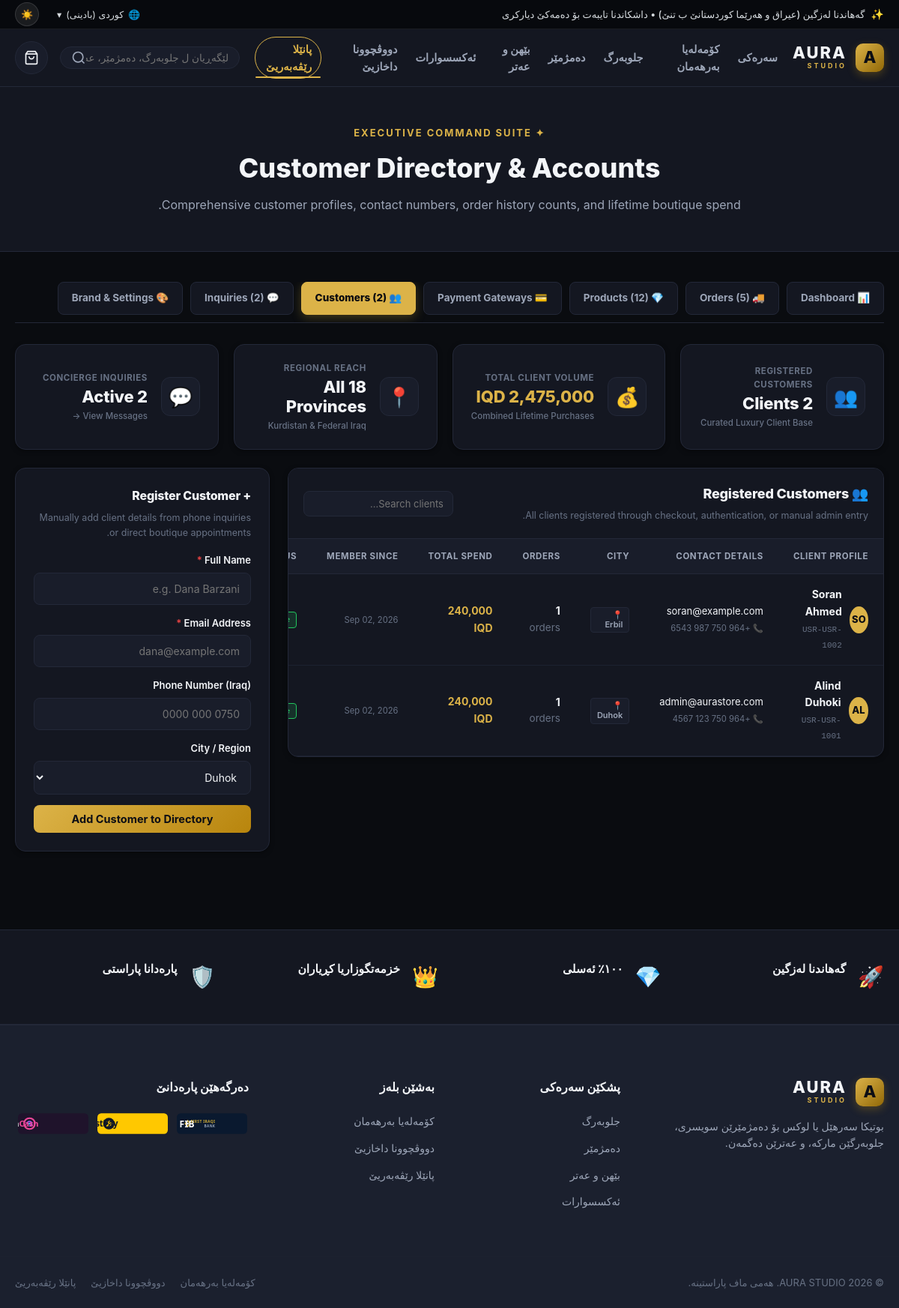
/admin/users.php?lang=ku, run on the app's committed database.
### tables this page shows
CREATE TABLE `users` (
  `id` INT UNSIGNED NOT NULL AUTO_INCREMENT,
  `user_code` VARCHAR(64) NOT NULL UNIQUE,
  `name` VARCHAR(255) NOT NULL,
  `email` VARCHAR(255) NOT NULL UNIQUE,
  `password_hash` VARCHAR(255) NOT NULL,
  `phone` VARCHAR(64) DEFAULT NULL,
  `city` VARCHAR(100) DEFAULT NULL,
  `address` TEXT DEFAULT NULL,
  `role` VARCHAR(50) NOT NULL DEFAULT "customer",
  `created_at` TIMESTAMP NOT NULL DEFAULT CURRENT_TIMESTAMP,
  PRIMARY KEY (`id`),
  KEY `idx_email` (`email`)
);

### database/db.php (called while the page is built, shortened)
<?php
function get_mysql_pdo() {
    static $pdo = null;
    if ($pdo !== null) {
        return $pdo;
    }
    try {
        $dsn = "mysql:host=" . MYSQL_HOST . ";port=" . MYSQL_PORT . ";dbname=" . MYSQL_DBNAME . ";charset=utf8mb4";
        $options = [
            PDO::ATTR_ERRMODE            => PDO::ERRMODE_EXCEPTION,
            PDO::ATTR_DEFAULT_FETCH_MODE => PDO::FETCH_ASSOC,
            PDO::ATTR_EMULATE_PREPARES   => false,
            PDO::ATTR_TIMEOUT            => 5,
        ];
        $pdo = new PDO($dsn, MYSQL_USER, MYSQL_PASSWORD, $options);
        return $pdo;
    } catch (Exception $e) {
        return null;
    }
}
function get_all_users() {
    $pdo = get_mysql_pdo();
    try {
        $stmt = $pdo->query("SELECT * FROM users ORDER BY id DESC");
        $rows = $stmt->fetchAll();
        $users = [];
        foreach ($rows as $r) {
            $users[] = [
                'id' => $r['user_code'],
                'name' => $r['name'],
                'email' => $r['email'],
                'password_hash' => $r['password_hash'],
                'role' => $r['role'],
                'phone' => $r['phone'],
                'city' => $r['city'],
                'address' => $r['address'],
                'created_at' => $r['created_at']
            ];
        }
        return $users;
    } catch (Exception $e) {
        return [];
    }
}
?>

### admin/users.php (the view, shortened to what this page needs)
<?php
require_once __DIR__ . '/../database/db.php';
$ordersList = get_all_orders();
$usersList = get_all_users();
$inquiriesList = get_all_inquiries();
$totalCustomerSpend = 0;
foreach ($ordersList as $o) {
    $totalCustomerSpend += ($o['total'] ?? 0);
}
require_once __DIR__ . '/../header.php';
?>
<div class="page-banner">
    <div class="container">
        <div class="page-banner-content">
            <span class="section-kicker">✦ Executive Command Suite</span>
            <h1 class="page-banner-title">Customer Directory & Accounts</h1>
            <p class="page-banner-subtitle">
                Comprehensive customer profiles, contact numbers, order history counts, and lifetime boutique spend.
            </p>
        </div>
    </div>
</div>
<section class="admin-section" style="padding: 40px 0 80px;">
    <div class="container">
        <?php require_once __DIR__ . '/nav.php'; ?>
        <div class="admin-metrics-grid" style="margin-bottom:24px;">
            <div class="admin-metric-card">
                <span class="m-icon">👥</span>
                <div class="m-info">
                    <span class="m-label">Registered Customers</span>
                    <strong class="m-value"><?php echo count($usersList); ?> Clients</strong>
                    <span class="iqd-price-pill">Curated Luxury Client Base</span>
                </div>
            </div>
            <div class="admin-metric-card">
                <span class="m-icon">💰</span>
                <div class="m-info">
                    <span class="m-label">Total Client Volume</span>
                    <strong class="m-value text-primary"><?php echo number_format($totalCustomerSpend); ?> IQD</strong>
                    <span class="iqd-price-pill">Combined Lifetime Purchases</span>
                </div>
            </div>
            <div class="admin-metric-card">
                <span class="m-icon">📍</span>
                <div class="m-info">
                    <span class="m-label">Regional Reach</span>
                    <strong class="m-value">All 18 Provinces</strong>
                    <span class="iqd-price-pill">Kurdistan & Federal Iraq</span>
                </div>
            </div>
            <div class="admin-metric-card">
                <span class="m-icon">💬</span>
                <div class="m-info">
                    <span class="m-label">Concierge Inquiries</span>
                    <strong class="m-value"><?php echo count($inquiriesList); ?> Active</strong>
                    <span class="iqd-price-pill"><a href="/admin/inquiries.php" style="color:inherit;">View Messages →</a></span>
                </div>
            </div>
        </div>
        <div style="display:grid; grid-template-columns:1fr 340px; gap:24px; align-items:start;">
            <div class="admin-table-card">
                <div class="admin-header-row" style="display:flex; justify-content:space-between; align-items:center; padding:20px; border-bottom:1px solid var(--border-color); flex-wrap:wrap; gap:12px;">
                    <div>
                        <h3 class="admin-card-title" style="margin:0; font-size:18px;">👥 Registered Customers</h3>
                        <p class="text-muted" style="margin:4px 0 0; font-size:12.5px;">All clients registered through checkout, authentication, or manual admin entry.</p>
                    </div>
                    <input type="text" id="userSearchInput" onkeyup="filterUsersTable()" placeholder="Search clients..." class="form-control" style="max-width:200px; padding:8px 12px; font-size:13px;">
                </div>
                <div class="table-responsive">
                    <table class="admin-table" id="usersTableMain">
                        <thead>
                            <tr>
                                <th>Client Profile</th>
                                <th>Contact Details</th>
                                <th>City</th>
                                <th>Orders</th>
                                <th>Total Spend</th>
                                <th>Member Since</th>
                                <th>Status</th>
                            </tr>
                        </thead>
                        <tbody>
                            <?php foreach ($usersList as $u):
                                $initials = strtoupper(substr($u['name'] ?? 'U', 0, 2));
                                $uPhone = $u['phone'] ?? '';
                            ?>
                                <tr data-search="<?php echo htmlspecialchars(strtolower(($u['name'] ?? '') . ' ' . ($u['email'] ?? '') . ' ' . ($u['phone'] ?? '') . ' ' . ($u['city'] ?? ''))); ?>">
                                    <td>
                                        <div style="display:flex; align-items:center; gap:10px;">
                                            <div style="width:36px; height:36px; border-radius:50%; background:var(--accent-gold); color:#0c0e14; display:flex; align-items:center; justify-content:center; font-weight:800; font-size:13px;">
                                                <?php echo $initials; ?>
                                            </div>
                                            <div>
                                                <strong style="color:var(--text-primary); font-size:14px;"><?php echo htmlspecialchars($u['name']); ?></strong><br>
                                                <code style="font-size:11px; color:var(--text-muted);"><?php echo htmlspecialchars($u['user_code'] ?? ('USR-' . str_pad($u['id'], 3, '0', STR_PAD_LEFT))); ?></code>
                                            </div>
                                        </div>
                                    </td>
                                    <td>
                                        <span style="font-size:13px;"><?php echo htmlspecialchars($u['email']); ?></span><br>
                                        <small class="text-muted">📞 <?php echo htmlspecialchars($uPhone); ?></small>
                                    </td>
                                    <td>
                                        <span class="badge-tag" style="font-weight:600;">📍 <?php echo htmlspecialchars($u['city'] ?? 'Duhok'); ?></span>
                                    </td>
                                    <td>
                                        <strong style="font-size:14px;"><?php echo $u['orders_count'] ?? 1; ?></strong> <span class="text-muted">orders</span>
                                    </td>
                                    <td>
                                        <strong style="color:var(--accent-gold); font-size:14px;"><?php echo number_format($u['total_spent'] ?? 240000); ?> IQD</strong>
                                    </td>
                                    <td>
                                        <small class="text-muted"><?php echo !empty($u['created_at']) ? date('M d, Y', strtotime($u['created_at'])) : 'Active Member'; ?></small>
                                    </td>
                                    <td>
                                        <span class="badge-tag" style="background:rgba(34,197,94,0.15); color:#22c55e; border-color:#22c55e; font-weight:700;">Active</span>
                                    </td>
                                </tr>
                            <?php endforeach; ?>
                        </tbody>
                    </table>
                </div>
            </div>
            <div class="admin-form-card">
                <h3 class="admin-card-title" style="font-size:16px; margin-bottom:6px;">+ Register Customer</h3>
                <p class="text-muted" style="font-size:12.5px; margin-bottom:16px;">Manually add client details from phone inquiries or direct boutique appointments.</p>
                <form action="/admin/users.php" method="POST">
                    <div class="form-group mb-14">
                        <label>Full Name <span class="text-danger">*</span></label>
                        <input type="text" name="user_name" required class="form-control" placeholder="e.g. Dana Barzani">
                    </div>
                    <div class="form-group mb-14">
                        <label>Email Address <span class="text-danger">*</span></label>
                        <input type="email" name="user_email" required class="form-control" placeholder="dana@example.com">
                    </div>
                    <div class="form-group mb-14">
                        <label>Phone Number (Iraq)</label>
                        <input type="text" name="user_phone" class="form-control" placeholder="0750 000 0000">
                    </div>
                    <div class="form-group mb-14">
                        <label>City / Region</label>
                        <select name="user_city" class="form-control">
                            <option value="Duhok">Duhok</option>
                        </select>
                    </div>
                    <button type="submit" class="btn btn-primary btn-luxury w-100" style="padding:10px;">
                        Add Customer to Directory
                    </button>
                </form>
            </div>
        </div>
    </div>
</section>
<?php require_once __DIR__ . '/../footer.php'; ?>

### admin/admin.css (style rules this page uses)
.page-admin { background-color: var(--bg-body, #0a0c10); color: var(--text-primary, #f1f3f7); min-height: 100vh; }
.admin-section { padding: 32px 0 80px; }
.admin-metrics-grid { display: grid; grid-template-columns: repeat(4, 1fr); gap: 20px; margin-bottom: 28px; }
.admin-metric-card { background: var(--bg-card, #12151f); border: 1px solid var(--border-color, rgba(255, 255, 255, 0.08)); border-radius: var(--radius-md, 12px); padding: 22px 24px; display: flex; align-items: center; gap: 18px; box-shadow: var(--shadow-sm, 0 2px 8px rgba(0, 0, 0, 0.2)); transition: transform 0.2s ease, border-color 0.2s ease, box-shadow 0.2s ease; }
.admin-metric-card .m-icon { font-size: 26px; width: 52px; height: 52px; border-radius: 12px; background: var(--bg-subtle, rgba(255, 255, 255, 0.04)); border: 1px solid var(--border-color, rgba(255, 255, 255, 0.08)); display: flex; align-items: center; justify-content: center; flex-shrink: 0; }
.admin-metric-card .m-info { display: flex; flex-direction: column; gap: 3px; min-width: 0; }
.admin-metric-card .m-label { font-size: 11.5px; color: var(--text-muted, #64748b); text-transform: uppercase; font-weight: 700; letter-spacing: 0.6px; display: block; }
.admin-metric-card .m-value { font-size: 22px; font-weight: 800; color: var(--text-primary, #ffffff); line-height: 1.2; letter-spacing: -0.2px; }
.admin-table-card, .admin-form-card { background: var(--bg-card, #12151f); border: 1px solid var(--border-color, rgba(255, 255, 255, 0.08)); border-radius: var(--radius-md, 12px); box-shadow: var(--shadow-sm, 0 2px 8px rgba(0, 0, 0, 0.2)); overflow: hidden; margin-bottom: 24px; }
.admin-form-card { padding: 24px; }
.admin-header-row { display: flex; justify-content: space-between; align-items: center; padding: 20px 24px; border-bottom: 1px solid var(--border-color, rgba(255, 255, 255, 0.08)); background: var(--bg-surface, #141721); flex-wrap: wrap; gap: 14px; }
.admin-card-title { margin: 0; font-size: 18px; font-weight: 800; color: var(--text-primary, #ffffff); letter-spacing: -0.2px; display: flex; align-items: center; gap: 10px; }
.table-responsive { width: 100%; overflow-x: auto; -webkit-overflow-scrolling: touch; }
.admin-table { width: 100%; border-collapse: collapse; text-align: left; }
[dir="rtl"] .admin-table { text-align: right; }
.admin-table th { background: var(--bg-subtle, rgba(255, 255, 255, 0.03)); padding: 14px 20px; font-size: 11.5px; font-weight: 700; color: var(--text-secondary, #94a3b8); text-transform: uppercase; letter-spacing: 0.6px; border-bottom: 1px solid var(--border-color, rgba(255, 255, 255, 0.08)); white-space: nowrap; }
.admin-table td { padding: 16px 20px; border-bottom: 1px solid var(--border-subtle, rgba(255, 255, 255, 0.04)); font-size: 13.5px; vertical-align: middle; color: var(--text-primary, #ffffff); }
.admin-table tbody tr { transition: background 0.15s ease; }

### data on the page
users: name "SO", name "Soran Ahmed", user_code "USR-USR-1002", email "soran@example.com", phone "+964 750 987 6543", city "Erbil", orders_count "1", total_spent "240,000", created_at "Sep 02, 2026"
users: name "AL", name "Alind Duhoki", user_code "USR-USR-1001", email "admin@aurastore.com", phone "+964 750 123 4567", city "Duhok", orders_count "1", total_spent "240,000", created_at "Sep 02, 2026"

### other printed values
$announcementText "گەهاندنا لەزگین (عیراق و هەرێما کوردستانێ ب تنێ) • داشکاندنا تایبەت بۆ دەمەکێ دیارکری"
$logoEmblem "A"
$logoMain "AURA"
$logoSub "STUDIO"
t('nav_home', $lang) "سەرەکی"
t('nav_shop', $lang) "کۆمەلەیا بەرهەمان"
t('nav_clothes', $lang) "جلوبەرگ"
t('nav_watches', $lang) "دەمژمێر"
t('nav_perfumes', $lang) "بێهن و عەتر"
t('nav_accessories', $lang) "ئەکسسوارات"
t('nav_track', $lang) "دووڤچوونا داخازیێ"
t('nav_admin', $lang) "پانێلا رێڤەبەریێ"
count($ordersList) "5"
count($productsList) "12"
count($usersList) "2"
